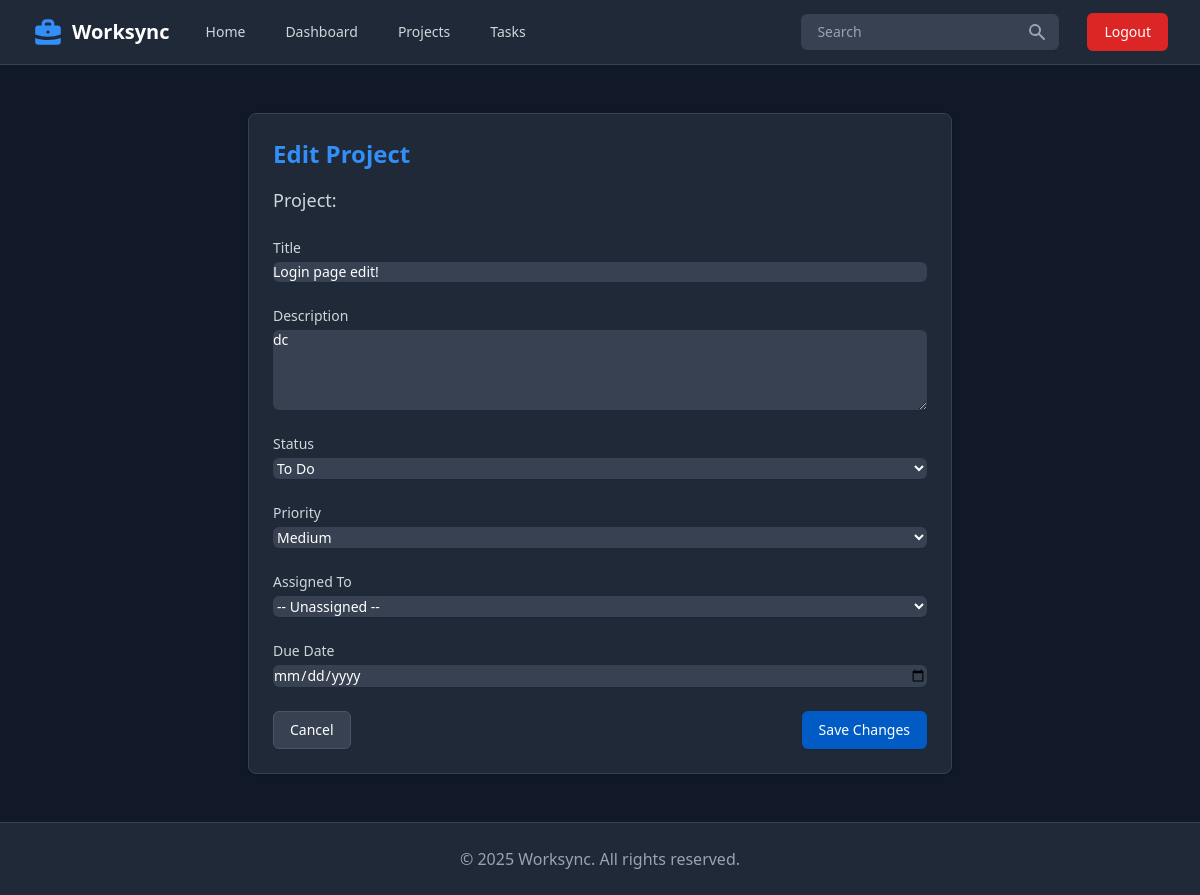
/projects/29/tasks/17/edit/ (signed in), run on the app's committed database.
### projects/models.py (models this page shows, shortened)
class Task(models.Model):
    STATUS_CHOICES = [
        ('todo', 'To Do'),
        ('in_progress', 'In Progress'),
        ('done', 'Done')
    ]
    PRIORITY_CHOICES = [
        ('low', 'Low'),
        ('medium', 'Medium'),
        ('high', 'High')
    ]
    project = models.ForeignKey(Project, on_delete=models.CASCADE, related_name='tasks')
    title = models.CharField(max_length=100)
    description = models.TextField(blank=True, null=True)
    status = models.CharField(max_length=20, choices=STATUS_CHOICES, default='todo')
    priority = models.CharField(max_length=20, choices=PRIORITY_CHOICES, default='medium')
    assigned_to = models.ForeignKey(User, on_delete=models.SET_NULL, null=True, blank=True, related_name='assigned_tasks')
    due_date = models.DateField(null=True, blank=True)
    created_at = models.DateTimeField(auto_now_add=True)
    updated_at = models.DateTimeField(auto_now=True)

### projects/views.py (the view)
# urls.py: path("<int:project_id>/tasks/<int:task_id>/edit/", views.task_edit, name="task_edit"),
@login_required
def task_edit(request, project_id, task_id):
    project = get_object_or_404(Project, pk=project_id, user=request.user)
    task = get_object_or_404(Task, pk=task_id, project=project)
    if request.method == 'POST':
        form = TaskForm(request.POST, instance=task)
        if form.is_valid():
            form.save()
            return redirect('task_list', project_id=project.id)
    else:
        form = TaskForm(instance=task)
    return render(request, 'task_form.html', {'form': form, 'project': project, 'task': task})

### projects/forms.py
class TaskForm(forms.ModelForm):
    due_date = forms.DateField(
        widget=forms.DateInput(attrs={'type': 'date'}),
        required=False
    )
    class Meta:
        model = Task
        fields = ['title', 'description', 'status', 'priority', 'assigned_to', 'due_date']

### projects/templates/task_form.html (shortened to what this page needs)
{% extends "layout.html" %}
{% block content %}
<div class="py-6">
    <div class="max-w-3xl mx-auto px-4 sm:px-6 lg:px-8">
        <div class="bg-gray-800 shadow rounded-lg border border-gray-700">
            <div class="px-4 py-5 sm:p-6">
                <h1 class="text-2xl font-bold text-primary-400 mb-4">
                {% if form.instance.pk %}Edit Project{% else %}Create Project Task{% endif %}
                </h1>
                <h2 class="text-lg text-gray-300 mb-6">Project: {{ project.text }}</h2>
                <form method="post" class="space-y-6">
                    <div>
                        <label for="{{ form.title.id_for_label }}" class="block text-sm font-medium text-gray-300">Title</label>
                        <div class="mt-1">
                            <input type="text" name="{{ form.title.name }}" id="{{ form.title.id_for_label }}" class="block w-full rounded-md border-gray-600 bg-gray-700 text-white shadow-sm focus:ring-primary-500 focus:border-primary-500 sm:text-sm" value="{{ form.title.value|default:'' }}">
                        </div>
                    </div>
                    <div>
                        <label for="{{ form.description.id_for_label }}" class="block text-sm font-medium text-gray-300">Description</label>
                        <div class="mt-1">
                            <textarea name="{{ form.description.name }}" id="{{ form.description.id_for_label }}" rows="4" class="block w-full rounded-md border-gray-600 bg-gray-700 text-white shadow-sm focus:ring-primary-500 focus:border-primary-500 sm:text-sm">{{ form.description.value|default:'' }}</textarea>
                        </div>
                    </div>
                    <div>
                        <label for="{{ form.status.id_for_label }}" class="block text-sm font-medium text-gray-300">Status</label>
                        <div class="mt-1">
                            <select name="{{ form.status.name }}" id="{{ form.status.id_for_label }}" class="block w-full rounded-md border-gray-600 bg-gray-700 text-white shadow-sm focus:ring-primary-500 focus:border-primary-500 sm:text-sm">
                                {% for value, label in form.fields.status.choices %}
                                <option value="{{ value }}" {% if form.status.value == value %}selected{% endif %}>{{ label }}</option>
                                {% endfor %}
                            </select>
                        </div>
                    </div>
                    <div>
                        <label for="{{ form.priority.id_for_label }}" class="block text-sm font-medium text-gray-300">Priority</label>
                        <div class="mt-1">
                            <select name="{{ form.priority.name }}" id="{{ form.priority.id_for_label }}" class="block w-full rounded-md border-gray-600 bg-gray-700 text-white shadow-sm focus:ring-primary-500 focus:border-primary-500 sm:text-sm">
                                {% for value, label in form.fields.priority.choices %}
                                <option value="{{ value }}" {% if form.priority.value == value %}selected{% endif %}>{{ label }}</option>
                                {% endfor %}
                            </select>
                        </div>
                    </div>
                    <div>
                        <label for="{{ form.assigned_to.id_for_label }}" class="block text-sm font-medium text-gray-300">Assigned To</label>
                        <div class="mt-1">
                            <select name="{{ form.assigned_to.name }}" id="{{ form.assigned_to.id_for_label }}" class="block w-full rounded-md border-gray-600 bg-gray-700 text-white shadow-sm focus:ring-primary-500 focus:border-primary-500 sm:text-sm">
                                <option value="">-- Unassigned --</option>
                            </select>
                        </div>
                    </div>
                    <div>
                        <label for="{{ form.due_date.id_for_label }}" class="block text-sm font-medium text-gray-300">Due Date</label>
                        <div class="mt-1">
                            <input type="date" name="{{ form.due_date.name }}" id="{{ form.due_date.id_for_label }}" class="block w-full rounded-md border-gray-600 bg-gray-700 text-white shadow-sm focus:ring-primary-500 focus:border-primary-500 sm:text-sm" value="{{ form.due_date.value|date:'Y-m-d'|default:'' }}">
                        </div>
                    </div>
                    <div class="flex justify-between">
                        <a href="{% url 'task_list' project.id %}" class="inline-flex items-center px-4 py-2 border border-gray-600 shadow-sm text-sm font-medium rounded-md bg-gray-700 text-white hover:bg-gray-600 focus:outline-none focus:ring-2 focus:ring-offset-2 focus:ring-primary-500">
                            Cancel
                        </a>
                        <button type="submit" class="inline-flex items-center px-4 py-2 border border-transparent text-sm font-medium rounded-md shadow-sm text-white bg-primary-600 hover:bg-primary-700 focus:outline-none focus:ring-2 focus:ring-offset-2 focus:ring-primary-500">
                            {% if task %}Save Changes{% else %}Create Task{% endif %}
                        </button>
                    </div>
                </form>
            </div>
        </div>
    </div>
</div>
{% endblock %}

### data on the page
Task: title "Login page edit!", description "dc", status "To Do", priority "Medium"
